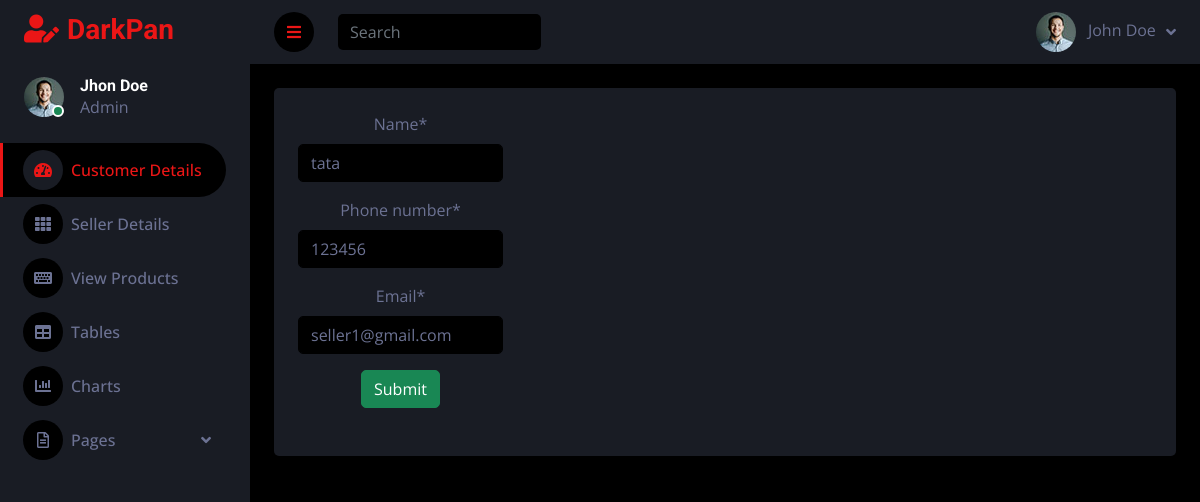
Screenshot of /seller_update/5/ with the database file from the repository.
### sales_app/models.py (models this page shows, shortened)
class Seller(models.Model):
    user = models.ForeignKey(User_model, on_delete=models.CASCADE, related_name="sellers")
    name = models.CharField(max_length=50)
    phone_number = models.CharField(max_length=100)
    email = models.EmailField()
    status2 = models.BooleanField(default=0)

### sales_app/admin_views.py (the view)
# urls.py: path("seller_update/<int:id>/", admin_views.seller_update, name="seller_update"),
def seller_update(request,id):
    seller=Seller.objects.get(pk=id)
    seller_form=SellerRegister(instance=seller)
    if request.method == "POST":
        seller_form = SellerRegister(request.POST, instance=seller)
        if seller_form.is_valid():
            seller_form.save()
            return redirect("seller_details")
    return render(request,"admin/seller_update.html",{'seller_form':seller_form})

### sales_app/forms.py
class SellerRegister(forms.ModelForm):
    class Meta:
        model=Seller
        fields=('__all__')
        exclude=("user","status2")

### template/admin/seller_update.html (shortened to what this page needs)
{% extends 'admin/admin_dash.html' %}
{% load crispy_forms_tags %}
{% block content %}
<form method="POST">
    {{seller_form|crispy}}
    <button type="submit" class="btn btn-success">Submit</button>
</form>
{% endblock %}

### static/dash/css/style.css (style rules this page uses)
:root { --primary: #EB1616; --secondary: #191C24; --light: #6C7293; --dark: #000000; }
.btn { transition: .5s; }

### rows the page displays
Seller: name "tata", phone_number "123456", email "seller1@gmail.com"
